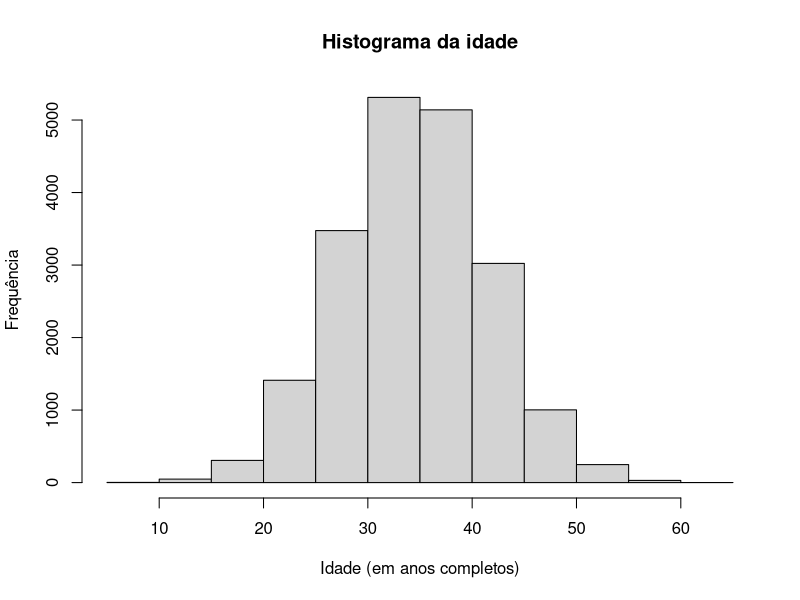
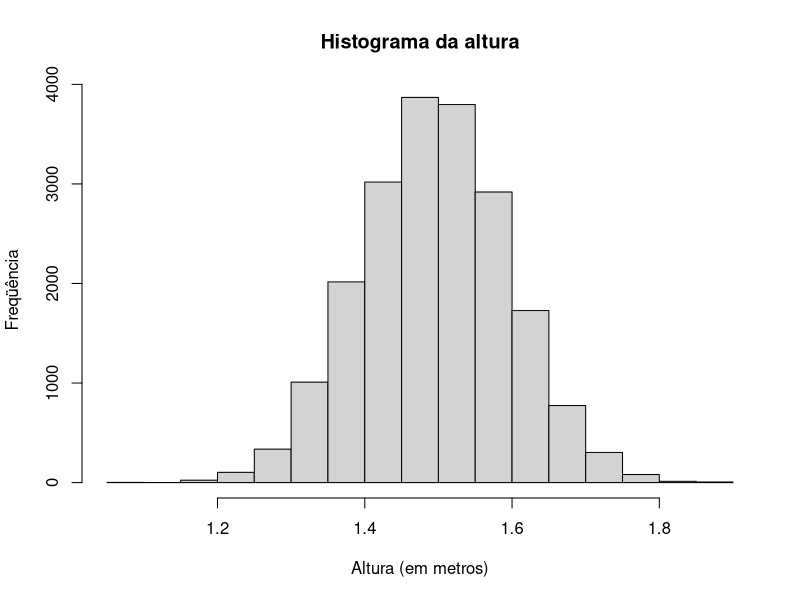
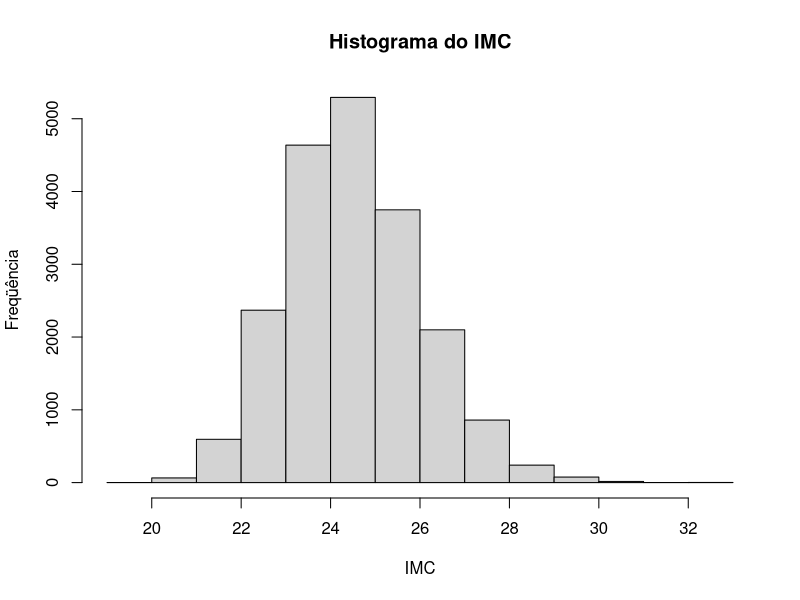
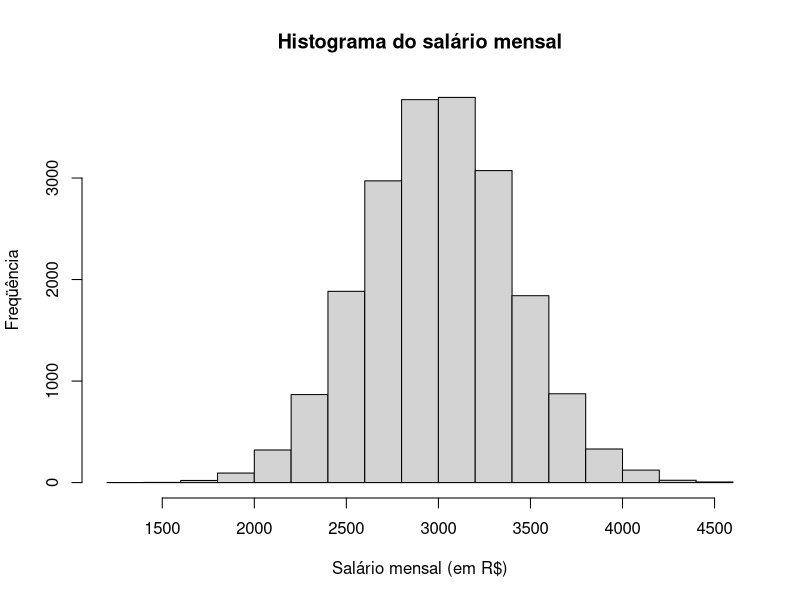

Generate these figures, in order, with R: (Note: this script raises an error after producing the figures.)
n <- 20000 
set.seed(1234)
idade <- abs(round(rnorm(n, 35, 7),0))
summary(idade)


hist(idade,
       main = 'Histograma da idade',
       ylab = 'Frequência',
       xlab= 'Idade (em anos completos)')


set.seed(1234)
altura <- abs(round(rnorm(n, 1.50, 0.1), 2))
summary(altura)

hist(altura,
      main = "Histograma da altura",
      ylab = "Freqüência",
      xlab = "Altura (em metros)")

set.seed(1234)
peso <- abs(round(rnorm(n, 55, 4), 2))
summary(peso)

imc <- round(peso/altura^2, 2)
summary(imc)

hist(imc,
      main = "Histograma do IMC",
      ylab = "Freqüência",
      xlab = "IMC")

salario <- abs(round(rnorm(n, 3000, 400), 2))
summary(salario)

hist(salario,
        main = "Histograma do salário mensal",
        ylab = "Freqüência",
        xlab = "Salário mensal (em R$)")

pop.carros <- rep(c(0,1,2,3), p)
pop.carros

carros <- sample(pop.carros, n)

rm(pop.carros)

summary(carros)


table(carros)


pop.filhos<-rep(c(0,1,2),p)
pop.filhos

set.seed(1)
filhos <- sample(pop.filhos, n)
rm(pop.filhos)

summary(filhos)


table(filhos)


pop.escolaridade <- rep(c(0, 1, 2, 3, 4, 5, 6), p)
set.seed(1234)
escolaridade.temp <- sample(pop.escolaridade, n)
escolaridade <- factor(escolaridade.temp,
                         levels = c(0, 1, 2, 3, 4, 5, 6),
                         labels = c("Analfabeto", "1º Grau", "2º Grau", "3º Grau",
                                       "Mestrado", "Doutorado", "PósDoc"),
                         ordered = TRUE
                         )
rm(pop.escolaridade, escolaridade.temp)
str(escolaridade)

summary(escolaridade)
table(escolaridade)

set.seed(1234)
fumante.n <- rbinom(n, 1, .40)
fumante.f <- factor(fumante.n,
                       levels = c(0, 1),
                       labels = c("não", "sim"),
                       ordered = TRUE)
str(fumante.f)
summary(fumante.f)

str(fumante.n)
mean(fumante.n)

pop.sexo <- rep(c(1, 2), p)
set.seed(1234)
sexo.temp <- sample(pop.sexo, n)
sexo <- factor(sexo.temp,
                 levels = c(1, 2),
                 labels = c("M", "F"),
                 ordered = FALSE) 
rm(pop.sexo, sexo.temp)
str(sexo)

summary(sexo)

pop.profissao <- rep(0:2, p)
set.seed(1234)
profissao.temp <- sample(pop.profissao, n)
profissao <- factor(profissao.temp,
                       levels = c(0, 1, 2),
                       labels = c("Humanas", "Exatas", "Biológicas"),
                       ordered = FALSE
                       )
rm(pop.profissao, profissao.temp)
str(profissao)

summary(profissao)

df <- data.frame(id = 1:n,
                  altura,
                  peso,
                  imc,
                  sexo,
                  escolaridade,
                  profissao,
                  fumante.f,
                  fumante.n,
                  salario,
                  carros,
                  filhos)
str(df)

write.table(df, file = "projeto01.csv", sep = ",", col.names = TRUE, fileEncoding = "UTF-8")
